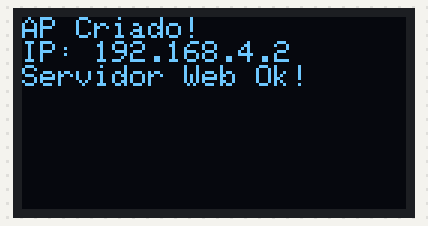
A sketch run on a simulated ESP32. On the bench: 128×64 one-colour display. The display library's start-up logo is not drawn; what the sketch prints to the serial monitor is not drawn.

Above: at 2.2 s.

The sketch:

ESP32_3TCRT5000_ANALOGICO.ino
```cpp
#include <WiFi.h>
#include <ArduinoOTA.h>
#include <WebServer.h>
#include <Wire.h> // Para display I2C, como OLED
#include <Adafruit_GFX.h> // Para display OLED
#include <Adafruit_SSD1306.h> // Para display OLED

// --- Configurações do Access Point (AP) e OTA ---
const char* AP_SSID = "RoboSumoGrupoA"; // SSID da rede Wi-Fi que o ESP32 irá criar
const char* AP_PASS = "caveirao";      // Senha da rede Wi-Fi
const IPAddress localIP(192, 168, 4, 2); // IP fixo do ESP32
const IPAddress gateway(192, 168, 4, 1); // Gateway para a rede criada pelo ESP32
const IPAddress subnet(255, 255, 255, 0); // Máscara de sub-rede
const char* OTA_HOSTNAME = "robo-sumo-esp32";

// --- Configurações dos Pinos Analógicos ---
const int pinoAnalogico4 = 4;
const int pinoAnalogico5 = 5;
const int pinoAnalogico15 = 15;

// --- Configuração do Servidor Web ---
WebServer server(80); // Cria um servidor web na porta 80 (HTTP padrão)

// --- Configuração do Display OLED (assumindo um SSD1306 128x64 I2C) ---
#define SCREEN_WIDTH 128 // Largura do display OLED, em pixels
#define SCREEN_HEIGHT 64 // Altura do display OLED, em pixels
#define OLED_RESET -1    // Pino de reset # (ou -1 se compartilhar o pino de reset do Arduino)
Adafruit_SSD1306 display(SCREEN_WIDTH, SCREEN_HEIGHT, &Wire, OLED_RESET);

// --- Função para configurar o OTA ---
void configurarOTA() {
    ArduinoOTA.setHostname(OTA_HOSTNAME);

    ArduinoOTA.onStart([]() {
        String type;
        if (ArduinoOTA.getCommand() == U_FLASH) {
            type = "sketch";
        } else { // U_SPIFFS
            type = "filesystem";
        }
        Serial.println("Iniciando atualização " + type); // Para depuração, mesmo sem monitor serial
        // Atualiza o display OLED
        display.clearDisplay();
        display.setTextSize(2);
        display.setTextColor(WHITE);
        display.setCursor(0, 0);
        display.println("ATUALIZANDO");
        display.display();
    });

    ArduinoOTA.onEnd([]() {
        Serial.println("\nAtualização Concluída!"); // Para depuração
        // Atualiza o display OLED
        display.clearDisplay();
        display.setCursor(0, 0);
        display.setTextSize(1);
        display.setTextColor(WHITE);
        display.println("Atualizacao\nConcluida!");
        display.display();
        delay(1000); // Pequeno atraso para o usuário ver a mensagem
    });

    ArduinoOTA.onProgress([](unsigned int progress, unsigned int total) {
        Serial.printf("Progresso: %u%%\r", (progress / (total / 100))); // Para depuração
        // Atualiza a barra de progresso no display OLED
        display.drawRect(14, 32, 100, 10, WHITE); // Desenha o contorno da barra
        // Preenche a barra de acordo com o progresso
        display.fillRect(14, 32, (progress * 100 / total), 10, WHITE);
        display.display();
    });

    ArduinoOTA.onError([](ota_error_t error) {
        Serial.printf("Erro OTA[%u]: ", error); // Para depuração
        if (error == OTA_AUTH_ERROR) Serial.println("Auth Failed");
        else if (error == OTA_BEGIN_ERROR) Serial.println("Begin Failed");
        else if (error == OTA_CONNECT_ERROR) Serial.println("Connect Failed");
        else if (error == OTA_RECEIVE_ERROR) Serial.println("Receive Failed");
        else if (error == OTA_END_ERROR) Serial.println("End Failed");

        // Exibe erro no display
        display.clearDisplay();
        display.setTextSize(1);
        display.setTextColor(WHITE);
        display.setCursor(0, 0);
        display.println("ERRO OTA!");
        display.printf("Cod: %u", error);
        display.display();
    });

    ArduinoOTA.begin();
    Serial.println("OTA configurado."); // Para depuração
}

// --- Função para lidar com a requisição da página principal ---
void handleRoot() {
    int valor4 = analogRead(pinoAnalogico4);
    int valor5 = analogRead(pinoAnalogico5);
    int valor15 = analogRead(pinoAnalogico15);

    String html = "<html>";
    html += "<head><meta name='viewport' content='width=device-width, initial-scale=1'>";
    html += "<meta http-equiv='refresh' content='5'>"; // Atualiza a página a cada 5 segundos
    html += "<title>Leituras Analógicas ESP32</title>";
    html += "<style>";
    html += "body { font-family: Arial, sans-serif; text-align: center; margin-top: 50px; background-color: #f0f0f0; }";
    html += ".container { background-color: #fff; padding: 20px; border-radius: 8px; box-shadow: 0 2px 4px rgba(0,0,0,0.1); display: inline-block; }";
    html += "h1 { color: #333; }";
    html += "p { font-size: 1.2em; color: #555; margin: 10px 0; }";
    html += "</style>";
    html += "</head>";
    html += "<body>";
    html += "<div class='container'>";
    html += "<h1>Leituras Analógicas do RoboSumo</h1>";
    html += "<p><strong>Pino 4:</strong> " + String(valor4) + "</p>";
    html += "<p><strong>Pino 5:</strong> " + String(valor5) + "</p>";
    html += "<p><strong>Pino 15:</strong> " + String(valor15) + "</p>";
    html += "<p><i>Atualizado em: " + String(millis() / 1000) + "s</i></p>"; // Exibe o tempo de uptime
    html += "</div>";
    html += "</body>";
    html += "</html>";

    server.send(200, "text/html", html);
}

void setup() {
    Serial.begin(115200); // Mantenho para depuração, se tiver um serial disponível no futuro

    // --- Inicialização do Display OLED ---
    if(!display.begin(SSD1306_SWITCHCAPVCC, 0x3C)) { // Endereço I2C 0x3C ou 0x3D
        Serial.println(F("Falha ao alocar display SSD1306"));
        for(;;); // Não continuar, travar o código
    }
    display.display();
    delay(2000); // Pausa para inicialização
    display.clearDisplay();
    display.setTextSize(1);
    display.setTextColor(WHITE);
    display.setCursor(0,0);
    display.println("Iniciando AP...");
    display.display();

    // --- Configuração do ESP32 como Access Point (AP) ---
    Serial.print("Configurando AP "); // Para depuração
    Serial.println(AP_SSID);

    WiFi.softAP(AP_SSID, AP_PASS); // Cria o Access Point
    WiFi.softAPConfig(localIP, gateway, subnet); // Define o IP fixo para o AP

    IPAddress myIP = WiFi.softAPIP();
    Serial.print("AP IP: "); // Para depuração
    Serial.println(myIP);

    display.clearDisplay();
    display.setCursor(0,0);
    display.println("AP Criado!");
    display.print("IP: ");
    display.println(myIP);
    display.display();

    // --- Configura o OTA ---
    configurarOTA();

    // --- Configura as rotas do servidor web ---
    server.on("/", handleRoot); // Quando acessar a raiz, chama handleRoot
    server.begin(); // Inicia o servidor web
    Serial.println("Servidor Web iniciado."); // Para depuração
    display.println("Servidor Web Ok!");
    display.display();
}

void loop() {
    ArduinoOTA.handle(); // Permite que o OTA processe as requisições
    server.handleClient(); // Permite que o servidor web processe as requisições dos clientes

    // A leitura analógica será feita dentro de handleRoot() quando a página for requisitada.
    // Nenhuma leitura constante é necessária aqui, a menos que você queira atualizar o display OLED em tempo real
    // com os valores dos sensores, independente de uma requisição web.
    // Exemplo:
    /*
    static unsigned long lastOLEDUpdate = 0;
    if (millis() - lastOLEDUpdate > 2000) { // Atualiza o OLED a cada 2 segundos
        display.clearDisplay();
        display.setCursor(0,0);
        display.setTextSize(1);
        display.setTextColor(WHITE);
        display.println("Leituras:");
        display.print("P4: "); display.println(analogRead(pinoAnalogico4));
        display.print("P5: "); display.println(analogRead(pinoAnalogico5));
        display.print("P15: "); display.println(analogRead(pinoAnalogico15));
        display.display();
        lastOLEDUpdate = millis();
    }
    */
}
```
